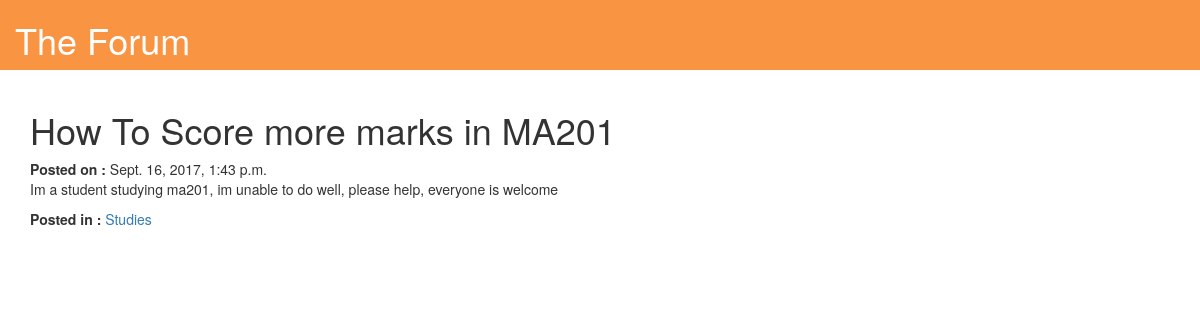
The app's page /forum/3/ with its own data.
### forum/models.py (models this page shows, shortened)
class ForumPost(models.Model):
	topic = models.CharField(max_length=255)
	text = models.CharField(max_length=1000)
	date = models.DateTimeField('date')
	category = models.ForeignKey( PostCategory, on_delete = models.CASCADE )

class PostCategory(models.Model):
    name = models.CharField(max_length=255)
    url = models.SlugField()
    def __str__(self):
        return self.url
    class Meta:
        verbose_name_plural = 'post categories'

### forum/views.py (the view)
# urls.py: url(r'^([0-9]+)/$',views.PostDetail, name='post_detail'),
def PostDetail(request,post_id):
	current_post = get_object_or_404(ForumPost, pk=post_id)
	return render(request,'forum/post_detail.html',{'current_post':current_post})

### forum/templates/forum/post_detail.html
{% extends 'forum/base.html' %}
{% block content %}
{% with current_post as cp%}
<h1>{{cp.topic}}</h1>
<b> Posted on :</b> {{cp.date}}
<p>{{cp.text}}</p>
<b>  Posted in :</b> <a href = '/forum/category/{{cp.category}}'> {{cp.category.name}} </a>
<br>
{%endwith%}
{%endblock%}

### records on screen
ForumPost: topic "How To Score more marks in MA201", date "Sept. 16, 2017, 1:43 p.m.", text "Im a student studying ma201, im unable to do well, please help, everyone is welcome", category.name "Studies"
